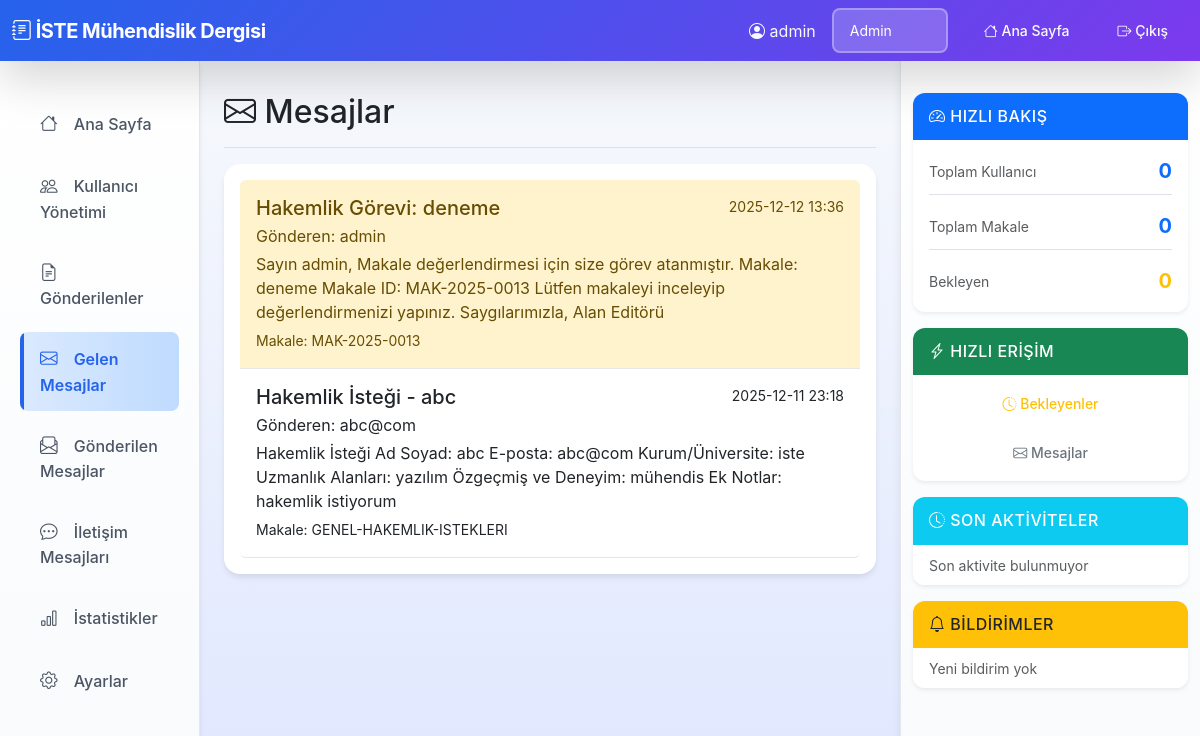
The app's page /messages (signed in), older data.
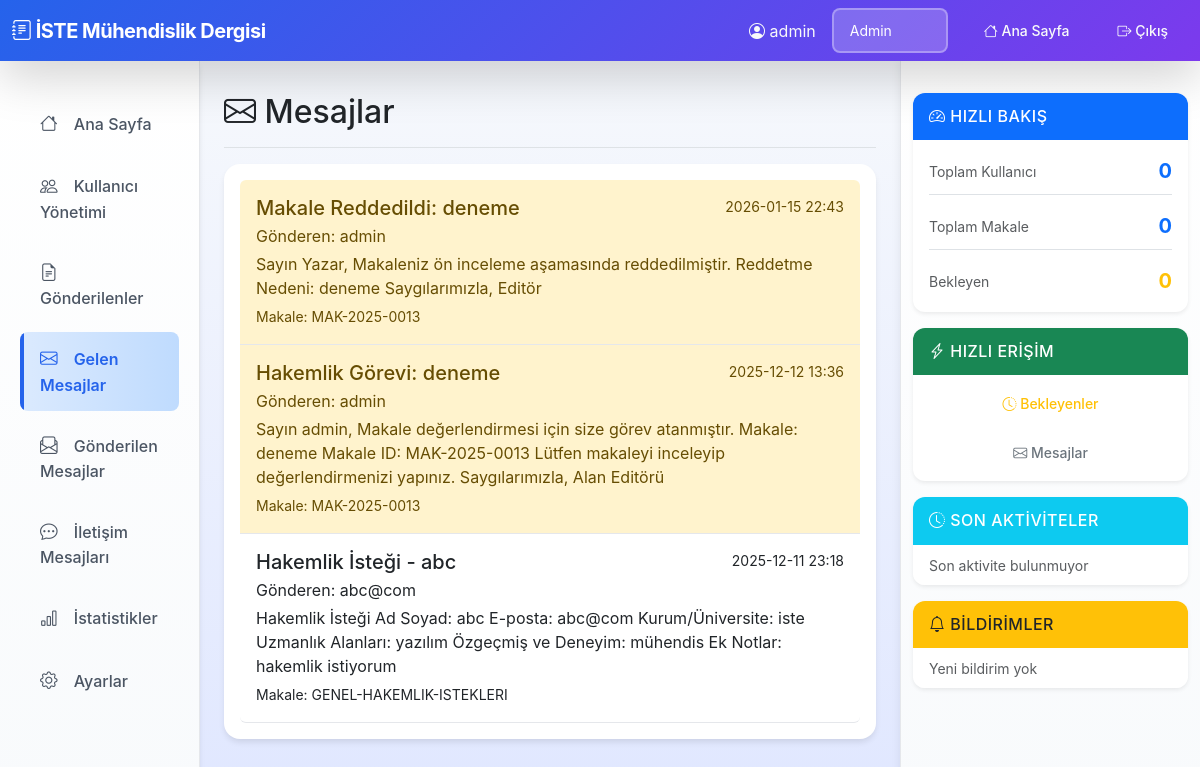
The same page, newer data.
### tables this page shows
CREATE TABLE messages (
                id INTEGER PRIMARY KEY AUTOINCREMENT,
                article_id TEXT NOT NULL,
                from_user TEXT NOT NULL,
                to_user TEXT NOT NULL,
                subject TEXT NOT NULL,
                message TEXT NOT NULL,
                is_read INTEGER DEFAULT 0,
                created_at TIMESTAMP DEFAULT CURRENT_TIMESTAMP,
                FOREIGN KEY (article_id) REFERENCES articles(id),
                FOREIGN KEY (from_user) REFERENCES users(username),
                FOREIGN KEY (to_user) REFERENCES users(username)
            );

### app.py (the view)
@app.route('/messages')
@login_required
def messages():
    user_messages = db.get_messages_by_user(session['username'])
    return render_template('messages.html', messages=user_messages)

### Dergi_Yonetim_Sistemi/database.py (called while the page is built)
    def get_connection(self):
        conn = sqlite3.connect(self.db_name)
        conn.row_factory = sqlite3.Row  # Sözlük benzeri erişim için
        return conn

    def get_messages_by_user(self, username: str) -> List[Dict]:
        conn = self.get_connection()
        cursor = conn.cursor()
        cursor.execute("""
            SELECT * FROM messages WHERE to_user = ? ORDER BY created_at DESC
        """, (username,))
        rows = cursor.fetchall()
        conn.close()
        messages = []
        for row in rows:
            messages.append({
                "id": row["id"],
                "article_id": row["article_id"],
                "from_user": row["from_user"],
                "to_user": row["to_user"],
                "subject": row["subject"],
                "message": row["message"],
                "is_read": bool(row["is_read"]),
                "created_at": row["created_at"]
            })
        return messages

### templates/messages.html
{% extends "dashboard_base.html" %}
{% block content %}
<div class="d-flex justify-content-between flex-wrap flex-md-nowrap align-items-center pt-3 pb-2 mb-3 border-bottom">
    <h1 class="h2"><i class="bi bi-envelope"></i> Mesajlar</h1>
</div>
<div class="card">
    <div class="card-body">
        {% if messages %}
        <div class="list-group">
            {% for message in messages %}
            <div class="list-group-item {% if not message.is_read %}list-group-item-warning{% endif %}">
                <div class="d-flex w-100 justify-content-between">
                    <h5 class="mb-1">{{ message.subject }}</h5>
                    <small>{{ message.created_at[:16] if message.created_at else '' }}</small>
                </div>
                <p class="mb-1">Gönderen: {{ message.from_user }}</p>
                <p class="mb-1">{{ message.message }}</p>
                <small>Makale: {{ message.article_id }}</small>
            </div>
            {% endfor %}
        </div>
        {% else %}
        <div class="text-center py-5">
            <i class="bi bi-envelope fs-1 text-muted"></i>
            <p class="text-muted mt-3">Mesajınız bulunmamaktadır.</p>
        </div>
        {% endif %}
    </div>
</div>
{% endblock %}

Row changes from the older to the newer data that the page shows:
added messages: subject "Makale Reddedildi: deneme", created_at "2026-01-15 22:43", from_user "admin", message "Sayın Yazar, Makaleniz ön inceleme aşamasında reddedilmiştir. Reddetme Nedeni: deneme Saygılarımızla, Editör", article_id "MAK-2025-0013"
